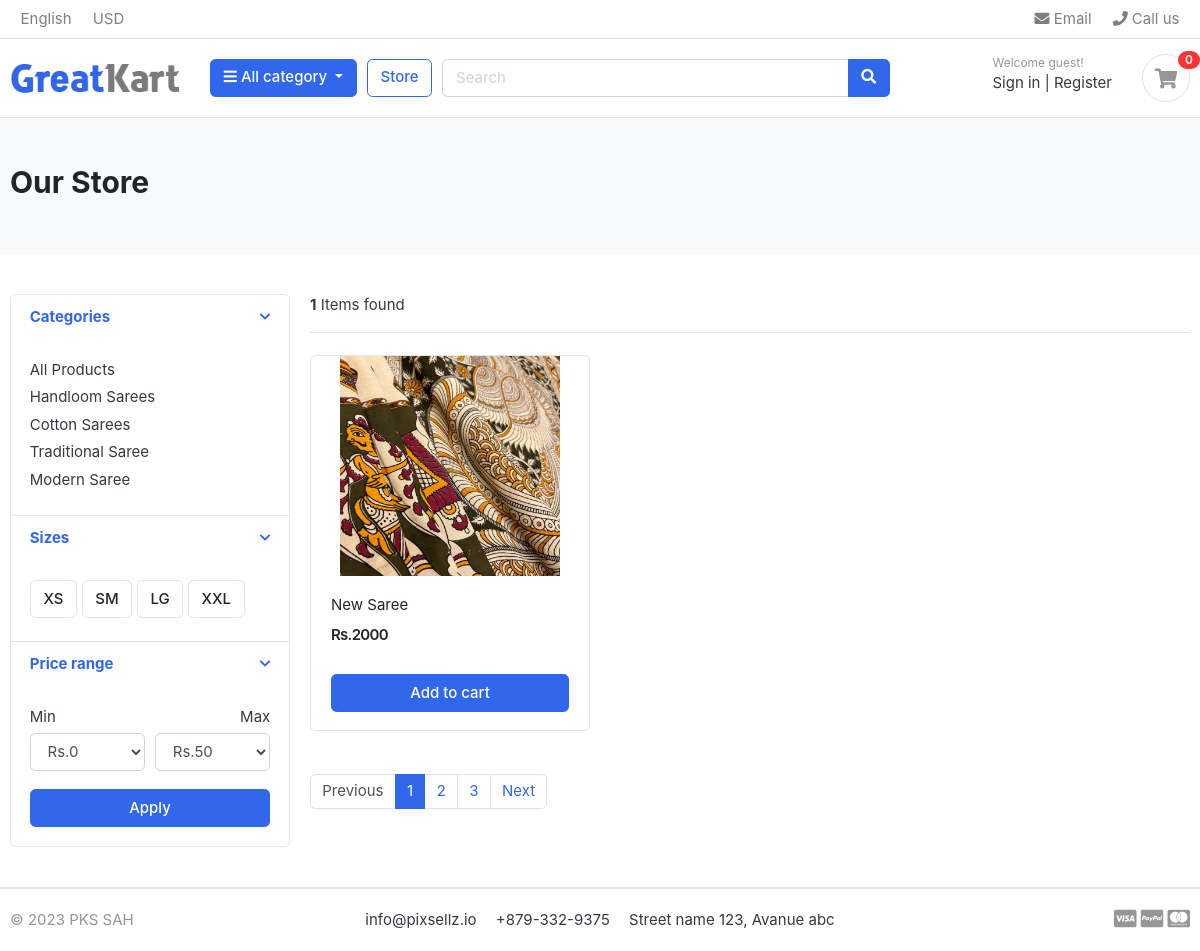
The app's page /store/cotton-sarees/ with its own data.
### category/models.py (models this page shows, shortened)
class Category(models.Model):
    category_name  =models.CharField(max_length=50, unique=True)
    slug = models.SlugField(max_length=100, unique=True )
    description = models.TextField(max_length=255)
    cat_image = models.ImageField(upload_to='photos/categories', blank=True)
    class Meta:
        verbose_name = 'category'
        verbose_name_plural= 'categories'
    def get_url(self):
        return reverse('product_by_category', args=[self.slug])

### store/models.py (models this page shows, shortened)
class Product(models.Model):
    product_name = models.CharField(max_length=200, unique=True)
    slug = models.SlugField(max_length=200, unique=True)
    description = models.TextField(max_length=500, blank=True)
    price = models.IntegerField()
    images = models.ImageField(upload_to='photos/products')
    stock = models.IntegerField()
    is_available = models.BooleanField(default=True)
    category = models.ForeignKey(Category, on_delete=models.CASCADE)
    created_date = models.DateField(auto_now_add=True)
    modified_date = models.DateTimeField(auto_now=True)
    def get_url(self):
        return reverse('product_detail',args=[self.category.slug, self.slug])

### store/views.py (the view)
# urls.py: path("store/", include('store.urls')),
def store(request, category_slug=None):
    categories = None
    products = None
    if category_slug != None:
        categories = get_object_or_404(Category, slug=category_slug)
        products = Product.objects.filter(category = categories, is_available=True)
        product_count = products.count()
    else:
        products  = Product.objects.all().filter(is_available=True)
        product_count = products.count()
    context={
        'products': products,
        'product_count': product_count,
    }
    return render(request, 'store/store.html', context)

### category/context_processors.py (called while the page is built)
def menu_links(request):
    links = Category.objects.all()
    return dict(links=links)

### templates/store/store.html (shortened to what this page needs)
{% extends 'base.html' %}
{% load static %}
{% block content %}
<section class="section-pagetop bg">
    <div class="container">
        <h2 class="title-page">Our Store</h2>
    </div>
    </section>
    <section class="section-content padding-y">
    <div class="container">
    <div class="row">
        <aside class="col-md-3">
    <div class="card">
        <article class="filter-group">
            <header class="card-header">
                <a href="#" data-toggle="collapse" data-target="#collapse_1" aria-expanded="true" class="">
                    <i class="icon-control fa fa-chevron-down"></i>
                    <h6 class="title">Categories</h6>
                </a>
            </header>
            <div class="filter-content collapse show" id="collapse_1" style="">
                <div class="card-body">
                    <ul class="list-menu">
                        <li><a href="{% url 'store' %}">All Products</a></li>
                        {% for category in links %}
                    <li><a href="{{ category.get_url }}">{{category.category_name}}</a></li>
                    {% endfor %}
                    </ul>
                </div>
            </div>
        </article>
        <article class="filter-group">
            <header class="card-header">
                <a href="#" data-toggle="collapse" data-target="#collapse_4" aria-expanded="true" class="">
                    <i class="icon-control fa fa-chevron-down"></i>
                    <h6 class="title">Sizes </h6>
                </a>
            </header>
            <div class="filter-content collapse show" id="collapse_4" style="">
                <div class="card-body">
                  <label class="checkbox-btn">
                    <span class="btn btn-light"> XS </span>
                  </label>
                  <label class="checkbox-btn">
                    <span class="btn btn-light"> SM </span>
                  </label>
                  <label class="checkbox-btn">
                    <span class="btn btn-light"> LG </span>
                  </label>
                  <label class="checkbox-btn">
                    <span class="btn btn-light"> XXL </span>
                  </label>
            </div>
            </div>
        </article>
        <article class="filter-group">
            <header class="card-header">
                <a href="#" data-toggle="collapse" data-target="#collapse_3" aria-expanded="true" class="">
                    <i class="icon-control fa fa-chevron-down"></i>
                    <h6 class="title">Price range </h6>
                </a>
            </header>
            <div class="filter-content collapse show" id="collapse_3" style="">
                <div class="card-body">
                    <div class="form-row">
                    <div class="form-group col-md-6">
                      <label>Min</label>
                          <select class="mr-2 form-control">
                            <option value="0">Rs.0</option>
                        </select>
                    </div>
                    <div class="form-group text-right col-md-6">
                      <label>Max</label>
                          <select class="mr-2 form-control">
                            <option value="50">Rs.50</option>
                        </select>
                    </div>
                    </div>
                    <button class="btn btn-block btn-primary">Apply</button>
                </div>
            </div>
        </article>
    </div>
        </aside>
        <main class="col-md-9">
    <header class="border-bottom mb-4 pb-3">
            <div class="form-inline">
                <span class="mr-md-auto"><b>{{product_count}}</b> Items found </span>
            </div>
    </header>
    <div class="row">
        {% for product in products %}
        <div class="col-md-4">
            <figure class="card card-product-grid">
                <div class="img-wrap">
                    <a href="{{product.get_url}}"><img src="{{product.images.url}}"></a>
                </div>
                <figcaption class="info-wrap">
                    <div class="fix-height">
                        <a href="{{product.get_url}}" class="title">{{product.product_name}}</a>
                        <div class="price-wrap mt-2">
                            <span class="price">Rs.{{product.price}}</span>
                        </div>
                    </div>
                    <a href="#" class="btn btn-block btn-primary">Add to cart </a>
                </figcaption>
            </figure>
        </div>
        {% endfor %}
    </div>
    <nav class="mt-4" aria-label="Page navigation sample">
      <ul class="pagination">
        <li class="page-item disabled"><a class="page-link" href="#">Previous</a></li>
        <li class="page-item active"><a class="page-link" href="#">1</a></li>
        <li class="page-item"><a class="page-link" href="#">2</a></li>
        <li class="page-item"><a class="page-link" href="#">3</a></li>
        <li class="page-item"><a class="page-link" href="#">Next</a></li>
      </ul>
    </nav>
        </main>
    </div>
    </div>
    </section>
{% endblock %}

### static/css/ui.css (style rules this page uses)
html { font-family: "Inter", sans-serif; font-size: 15px; }
.img-wrap { text-align: center; display: block; }
.img-wrap img { max-width: 100%; }
.price-wrap { letter-spacing: -0.7px; }
.padding-y { padding-top: 40px; padding-bottom: 40px; }
figure { margin-bottom: 0; }
article:after, .form-group:after { display: block; clear: both; content: ""; }
.bg { background-color: #f8f9fa; }
.title-page { color: #212529; }
.btn-light { background-color: #fff; border-color: #e4e4e4; }
[class*=list-] li:after { visibility: hidden; display: block; content: ""; overflow: hidden; height: 0; clear: both; }
.list-menu { list-style: none; margin: 0; padding-left: 0; }
.list-menu li { margin-bottom: 5px; }
.list-menu a { color: #343a40; }
[class*=card-product] a.title { color: #212529; display: block; }
[class*=card-product] .img-wrap { overflow: hidden; position: relative; }
[class*=card-product] .img-wrap img { height: 100%; max-width: 100%; width: auto; display: inline-block; -o-object-fit: cover; object-fit: cover; }
.card-product-grid { margin-bottom: 20px; }
.card-product-grid .img-wrap { border-radius: 0.2rem 0.2rem 0 0; height: 220px; }
.card-product-grid .info-wrap { overflow: hidden; padding: 18px 20px; }
.card-product-grid .fix-height { height: 80px; overflow: hidden; }
.card .img-wrap { overflow: hidden; }
.price { font-weight: 600; color: #212529; }
.icon-control { margin-top: 5px; float: right; font-size: 80%; }
.card-header .title { margin-bottom: 0; line-height: 1.5; }
.filter-group { border-bottom: 1px solid #e4e4e4; }
.filter-group .card-header { border-bottom: 0; }
.filter-group:last-child { border-bottom: 0; }
.checkbox-btn { position: relative; }
.section-pagetop { padding: 45px 0; }

### records on screen
Category: category_name "Handloom Sarees"
Category: category_name "Cotton Sarees"
Category: category_name "Traditional Saree"
Category: category_name "Modern Saree"
Product: images (picture), product_name "New Saree", price "2000"

### other values on screen
{{ product_count }} "1"
